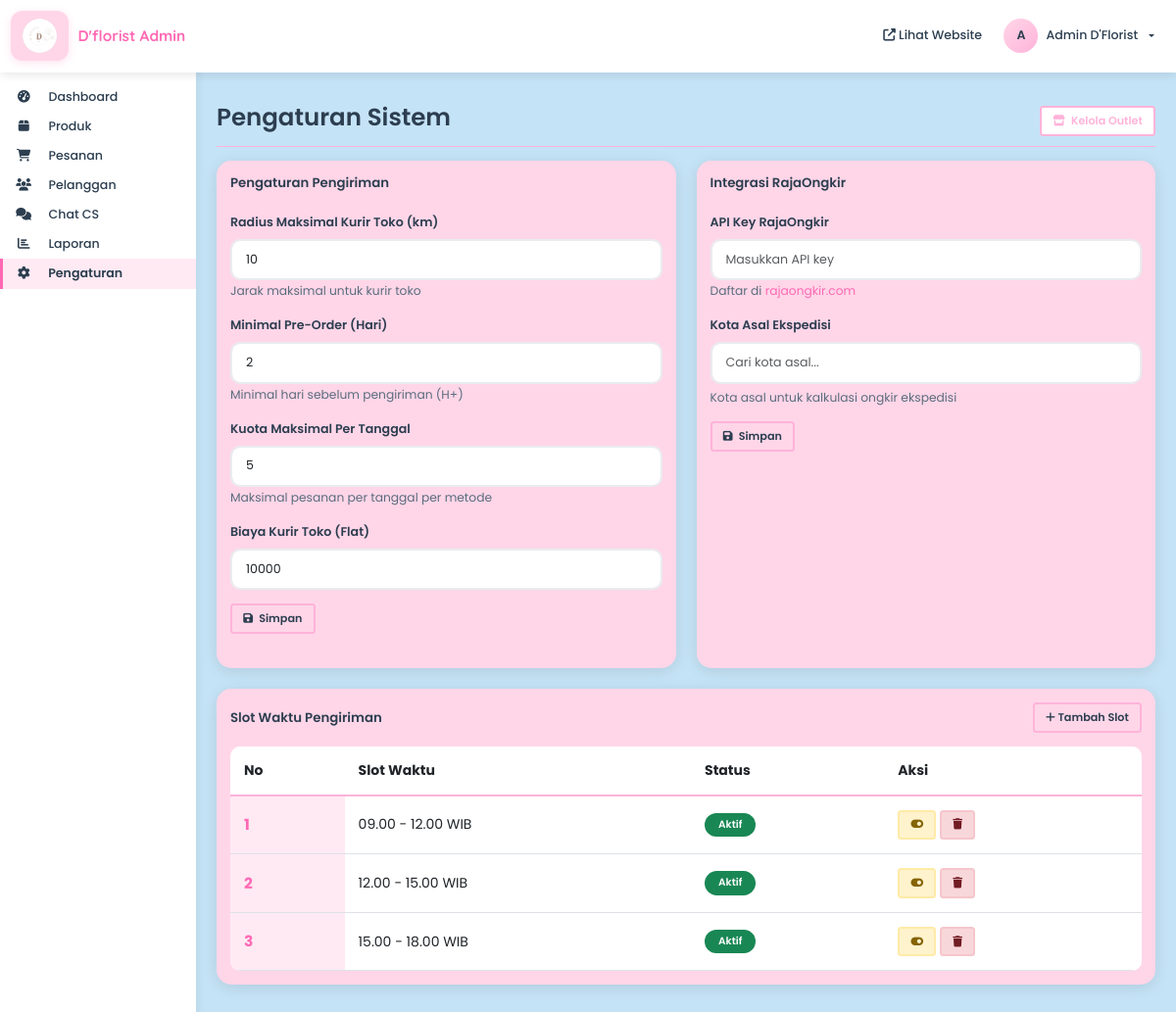
Page /admin/settings.php (signed in) on the committed database.
### tables this page shows
CREATE TABLE IF NOT EXISTS `delivery_timeslots` (
  `id` int(11) NOT NULL AUTO_INCREMENT,
  `time_slot` varchar(50) NOT NULL,
  `is_active` tinyint(1) DEFAULT 1,
  `sort_order` int(11) DEFAULT 0,
  `created_at` timestamp NOT NULL DEFAULT CURRENT_TIMESTAMP,
  PRIMARY KEY (`id`)
);

### admin/settings.php (the view, shortened to what this page needs)
<?php
require_once '../includes/functions.php';
$settings = [];
$stmt = $pdo->query("SELECT * FROM settings");
while ($row = $stmt->fetch()) {
    $settings[$row['setting_key']] = $row['setting_value'];
}
?>
<!DOCTYPE html>
<html lang="id">
<head>
    <link href="https://cdn.jsdelivr.net/npm/bootstrap@5.3.0/dist/css/bootstrap.min.css" rel="stylesheet">
    <link rel="stylesheet" href="https://cdnjs.cloudflare.com/ajax/libs/font-awesome/6.4.0/css/all.min.css">
    <link rel="stylesheet" href="<?php echo SITE_URL; ?>/assets/css/style.css?v=<?php echo time(); ?>">
    <link rel="stylesheet" href="<?php echo SITE_URL; ?>/assets/css/admin.css?v=<?php echo time(); ?>">
</head>
<body>
    <?php include 'includes/navbar.php'; ?>
    <div class="container-fluid">
        <div class="row">
            <?php include 'includes/sidebar.php'; ?>
            <main class="col-md-9 ms-sm-auto col-lg-10 px-md-4">
                <div class="d-flex justify-content-between flex-wrap flex-md-nowrap align-items-center pt-3 pb-2 mb-3 border-bottom">
                    <h1 class="h2">Pengaturan Sistem</h1>
                    <a href="outlets.php" class="btn btn-outline-primary btn-sm">
                        <i class="fas fa-store me-1"></i> Kelola Outlet
                    </a>
                </div>
                <div class="row g-4">
                    <div class="col-md-6">
                        <div class="card h-100">
                            <div class="card-body">
                                <h5 class="card-title mb-4">Pengaturan Pengiriman</h5>
                                <form method="POST">
                                    <div class="mb-3">
                                        <label class="form-label">Radius Maksimal Kurir Toko (km)</label>
                                        <input type="number" name="max_delivery_radius" class="form-control"
                                               value="<?php echo $settings['max_delivery_radius'] ?? 10; ?>"
                                               min="1" max="50" required>
                                        <small class="text-muted">Jarak maksimal untuk kurir toko</small>
                                    </div>
                                    <div class="mb-3">
                                        <label class="form-label">Minimal Pre-Order (Hari)</label>
                                        <input type="number" name="min_preorder_days" class="form-control"
                                               value="<?php echo $settings['min_preorder_days'] ?? 1; ?>"
                                               min="1" max="7" required>
                                        <small class="text-muted">Minimal hari sebelum pengiriman (H+)</small>
                                    </div>
                                    <div class="mb-3">
                                        <label class="form-label">Kuota Maksimal Per Tanggal</label>
                                        <input type="number" name="max_quota_per_date" class="form-control"
                                               value="<?php echo $settings['max_quota_per_date'] ?? 10; ?>"
                                               min="1" max="100" required>
                                        <small class="text-muted">Maksimal pesanan per tanggal per metode</small>
                                    </div>
                                    <div class="mb-3">
                                        <label class="form-label">Biaya Kurir Toko (Flat)</label>
                                        <input type="number" name="kurir_toko_cost" class="form-control"
                                               value="<?php echo $settings['kurir_toko_cost'] ?? 10000; ?>"
                                               min="0" step="1000" required>
                                    </div>
                                    <button type="submit" class="btn btn-primary btn-sm">
                                        <i class="fas fa-save me-1"></i> Simpan
                                    </button>
                                </form>
                            </div>
                        </div>
                    </div>
                    <div class="col-md-6">
                        <div class="card h-100">
                            <div class="card-body">
                                <h5 class="card-title mb-4">Integrasi RajaOngkir</h5>
                                <form method="POST">
                                    <div class="mb-3">
                                        <label class="form-label">API Key RajaOngkir</label>
                                        <input type="text" name="rajaongkir_api_key" class="form-control"
                                               value="<?php echo htmlspecialchars($settings['rajaongkir_api_key'] ?? ''); ?>"
                                               placeholder="Masukkan API key">
                                        <small class="text-muted">Daftar di <a href="https://rajaongkir.com" target="_blank">rajaongkir.com</a></small>
                                    </div>
                                    <div class="mb-3">
                                        <label class="form-label">Kota Asal Ekspedisi</label>
                                        <input type="text" id="originCitySearch" class="form-control mb-1"
                                               placeholder="Cari kota asal..."
                                               value="<?php echo htmlspecialchars($settings['origin_city_name'] ?? ''); ?>"
                                               autocomplete="off">
                                        <small class="text-muted">Kota asal untuk kalkulasi ongkir ekspedisi</small>
                                    </div>
                                    <button type="submit" class="btn btn-primary btn-sm">
                                        <i class="fas fa-save me-1"></i> Simpan
                                    </button>
                                </form>
                            </div>
                        </div>
                    </div>
                    <div class="col-12">
                        <div class="card">
                            <div class="card-body">
                                <div class="d-flex justify-content-between align-items-center mb-3">
                                    <h5 class="card-title mb-0">Slot Waktu Pengiriman</h5>
                                    <button class="btn btn-sm btn-primary" data-bs-toggle="modal" data-bs-target="#addTimeslotModal">
                                        <i class="fas fa-plus"></i> Tambah Slot
                                    </button>
                                </div>
                                <?php
                                $stmt = $pdo->query("SELECT * FROM delivery_timeslots ORDER BY sort_order ASC");
                                $timeslots = $stmt->fetchAll();
                                ?>
                                <?php if (empty($timeslots)): ?>
                                <div class="alert alert-info mb-0">Belum ada slot waktu.</div>
                                <?php else: ?>
                                <div class="table-responsive">
                                    <table class="table table-hover table-sm mb-0">
                                        <thead>
                                            <tr>
                                                <th>No</th>
                                                <th>Slot Waktu</th>
                                                <th>Status</th>
                                                <th>Aksi</th>
                                            </tr>
                                        </thead>
                                        <tbody>
                                            <?php $no = 1; foreach ($timeslots as $slot): ?>
                                            <tr>
                                                <td><?php echo $no++; ?></td>
                                                <td><?php echo htmlspecialchars($slot['time_slot']); ?></td>
                                                <td>
                                                    <?php if ($slot['is_active']): ?>
                                                    <span class="badge bg-success">Aktif</span>
                                                    <?php else: ?>
                                                    <span class="badge bg-secondary">Nonaktif</span>
                                                    <?php endif; ?>
                                                </td>
                                                <td>
                                                    <form method="POST" class="d-inline">
                                                        <button type="submit" class="btn btn-sm btn-warning" title="Toggle">
                                                            <i class="fas fa-toggle-on"></i>
                                                        </button>
                                                    </form>
                                                    <form method="POST" class="d-inline" onsubmit="return confirm('Hapus slot ini?')">
                                                        <button type="submit" class="btn btn-sm btn-danger">
                                                            <i class="fas fa-trash"></i>
                                                        </button>
                                                    </form>
                                                </td>
                                            </tr>
                                            <?php endforeach; ?>
                                        </tbody>
                                    </table>
                                </div>
                                <?php endif; ?>
                            </div>
                        </div>
                    </div>
                </div>
            </main>
        </div>
    </div>
</body>
</html>

### rows in the picture
delivery_timeslots: time_slot "09.00 - 12.00 WIB", is_active "Aktif"
delivery_timeslots: time_slot "12.00 - 15.00 WIB", is_active "Aktif"
delivery_timeslots: time_slot "15.00 - 18.00 WIB", is_active "Aktif"

### other values in the picture
substr($_SESSION['admin_name'] ?? 'A', 0, 1) "A"
$_SESSION['admin_name'] "Admin D'Florist"
